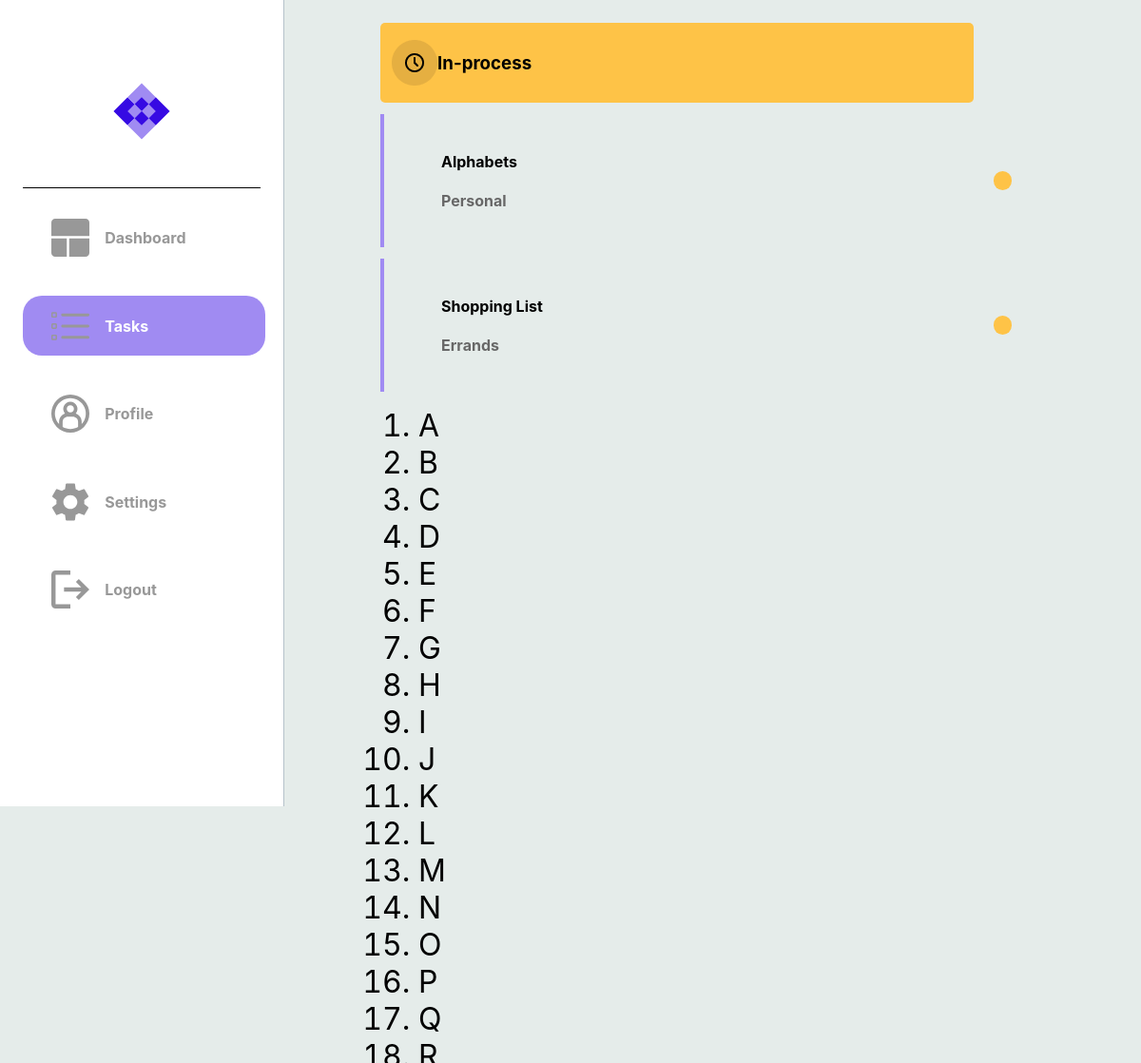
/in_process_tasks (signed in, upper part), run on an earlier commit of the app's database.
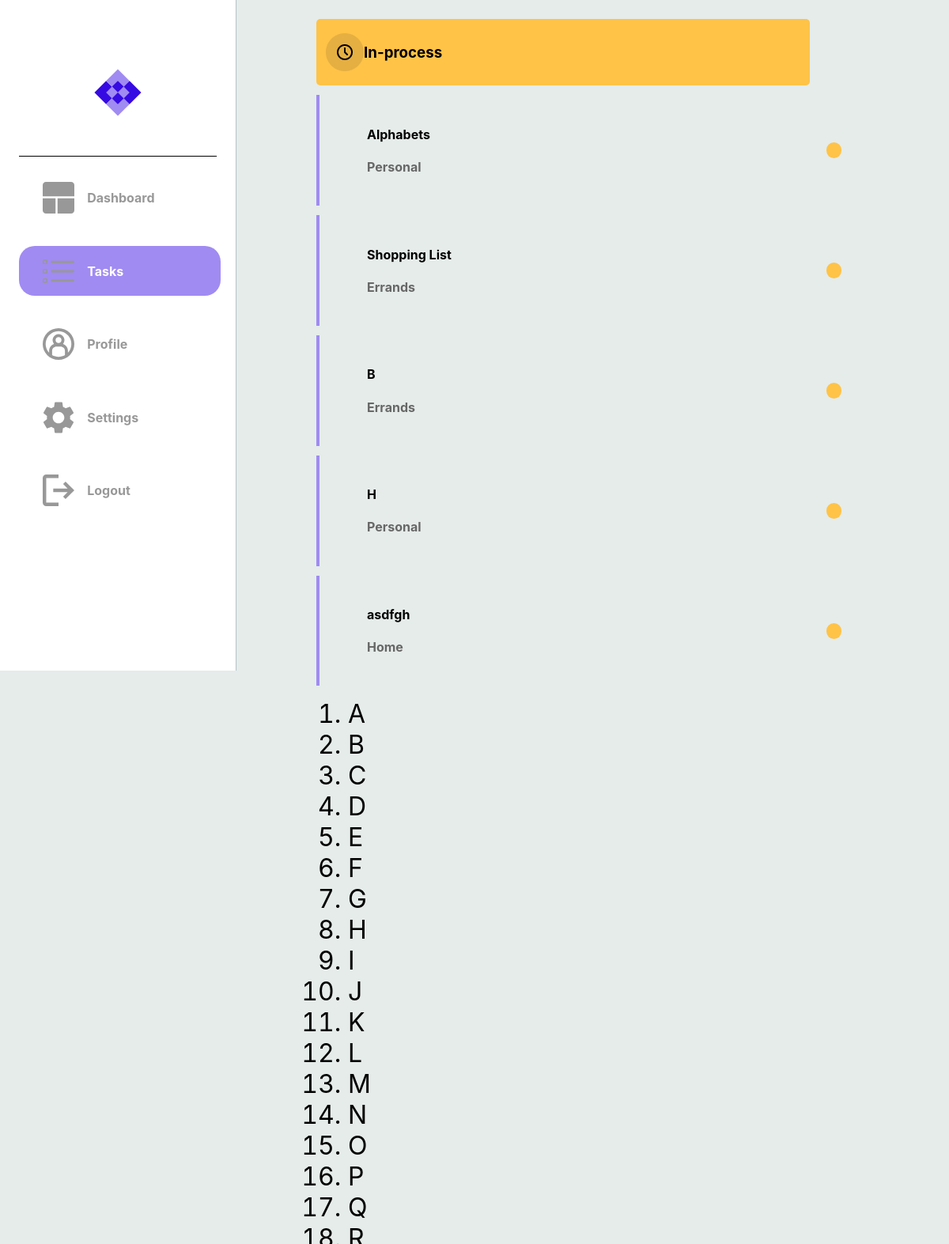
And on a later commit of the database.
### dotask/models.py (models this page shows)
class Task(db.Model):
    __tablename__ = "task"
    id = db.Column(db.Integer, primary_key=True)
    title = db.Column(db.String(100), nullable=False)
    description = db.Column(db.String(400), nullable=False)
    due_date = db.Column(db.Date, nullable=False)
    status = db.Column(Enum(TaskStatus))
    tag = db.Column(Enum(TaskTag))
    user_id = db.Column(db.Integer, db.ForeignKey('user.id'), nullable=False)
    user = relationship('User', back_populates='tasks')

### dotask/routes.py (the view)
@app.route("/in_process_tasks")
@login_required
def hello_in_process_tasks():
    tasks = Task.query.filter_by(user_id=current_user.id).all()
    if tasks:
        return render_template("in_process_tasks.html", tasks=tasks)
    else:
        return render_template("in_process_tasks.html")

### dotask/routes.py (called while the page is built)
@app.after_request
def after_request(response):
    response.headers["Cache-Control"] = "no-cache, no-store, must-revalidate"
    return response

@login_manager.user_loader
def load_user(user_id):
    return User.query.get(user_id)

### dotask/templates/in_process_tasks.html (shortened to what this page needs)
{% extends "layout.html" %}
{% block head %}
    <link rel="stylesheet" {% block css_tab_colour %} href="../static/page_css_folder/tasks.css" {% endblock %}/>
{% endblock %}
{% block categories %}
    <div class="cate-container-1">
        <img src="../static/in_process.png">
        <h3>In-process</h3>
    </div>
{% endblock categories %}
{% block tasks %}
        {% if tasks %}
            {% for task in tasks %}
                {% if task.status.name == 'In_Progress' %}
                    <a href="{{ url_for('hello_each_task', task_id=task['id']) }}">
                        <div class="message-box">
                            <div class="message">
                                <h4> {{ task['title'] }} </h4>
                                <h4 style="color: #676767;"> {{ task.tag.name }} </h4>
                            </div>
                            <div class="message-dot {% if task.status.name == 'In_Progress' %}progress-task
                                {% elif task.status.name == 'Completed' %}completed-task
                                {% elif task.status.name == 'Cancelled' %}cancelled-task
                                {% else %}unknown-task
                                {% endif %}">
                            </div>
                        </div>
                    </a>
                {% endif %}
            {% endfor %}
        {% endif %}
    {% endblock tasks %}

What changed in the data, as far as the page shows it:
added Task: title "B", tag.name "Errands"
added Task: title "H", tag.name "Personal"
added Task: title "asdfgh", tag.name "Home"
